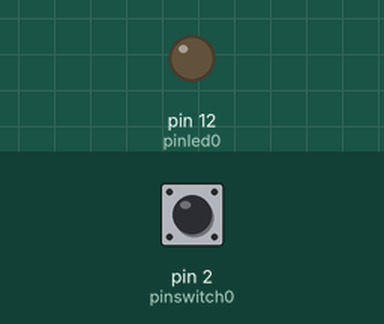
Simulated run of this sketch. Board: Arduino Uno, built with avr-gcc and run on an emulated ATmega328P. On the bench: output pins drawn as LEDs (lit = HIGH). Dashed ring = blinking. The inputs (shaded band) are chosen by the test bench; at power-on: pin 2 (pinswitch0) LOW.

Above: at 1.2 s.
1.3 s: pin 2 (pinswitch0) pulled HIGH for 0.15 s
At 1.7 s:
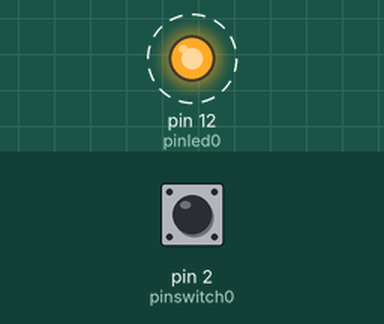
Timing chart, 0 to 10.4 s (numbered marks = the images above; inputs shaded):
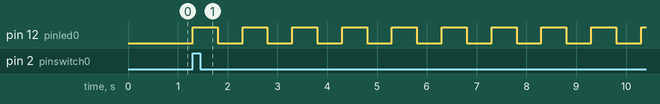

The sketch:

10_switch_led_blink.ino
```cpp
// SW0번을 누르면 LED0의 OFF/BLINK(점멸) 0.5초마다

// 스위치 할당
int pinswitch0 = 2;

// LED 할당
int pinled0 = 12;

// LED 상태
boolean led0_state = false;

void setup() {
  // put your setup code here, to run once:

  Serial.begin(115200);       //시리얼 설정

  // 스위치 설정
  pinMode(pinswitch0, INPUT);

  // LED 설정
  pinMode(pinled0, OUTPUT);

}

void loop() {
  // put your main code here, to run repeatedly:

  if(digitalRead(pinswitch0)) {     // 레벨체크

    // LED0의 상태값 변경
    if(led0_state == false) {
      led0_state = true;
    }
    else {
      led0_state = false;
    }
  }

// 상태값에 따른 구현
  if(led0_state==false) {
    digitalWrite(pinled0, LOW);
  }
  else {
    digitalWrite(pinled0, HIGH);
    delay(500);
    digitalWrite(pinled0, LOW);
    delay(500);
  }

}
```

Measured:
- after the input at 1.3 s, pin 12 (pinled0): alternates HIGH for 0.50 s and LOW for 0.50 s, starting at once
